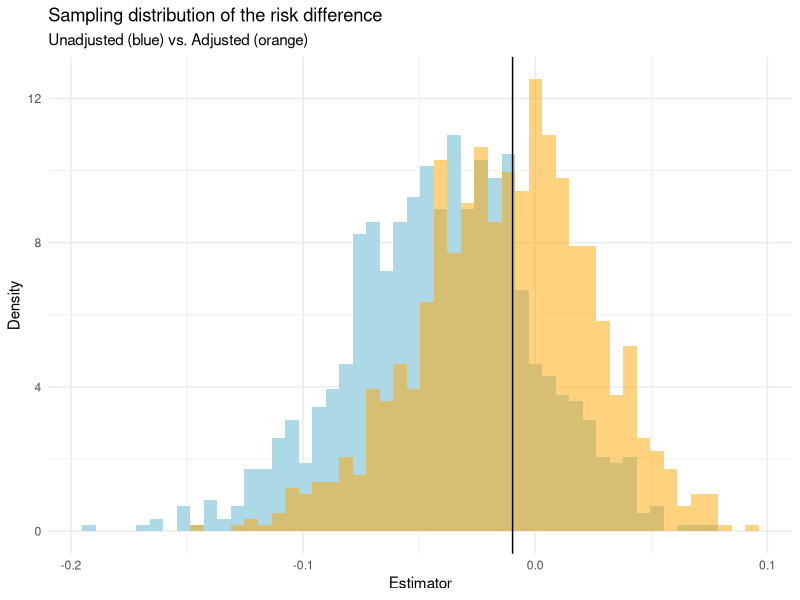
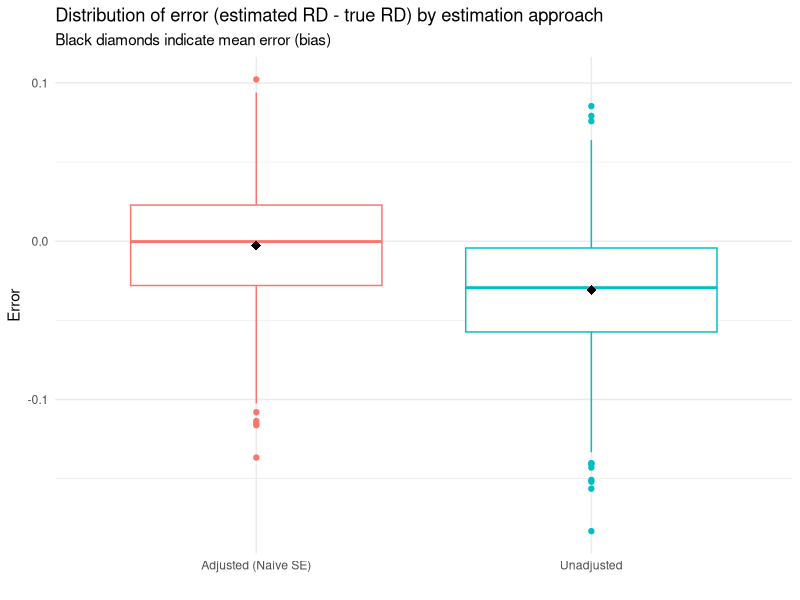
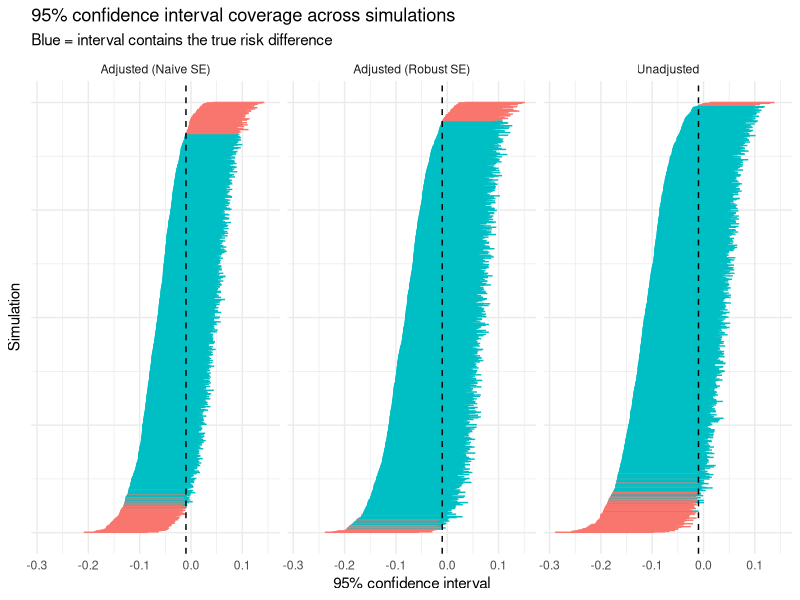

The R source for these figures, in order:
## ---- chunk 1
library(dplyr)
library(purrr)
library(ggplot2)
library(sandwich)
## ---- chunk 2
# The expit function is the inverse of the log-odds. It takes in a log-odds (x), 
# applies the inverse-logit function and returns a probability
expit <- function(x) {
  return(exp(x) / (1 + exp(x)))
}

# I'm also going to include the balancing intercept function in case we want to 
# change around any parameters and it needs to be re-derived
derive_intercept <- function(py, prob_prenatal, prob_smoke, 
                             or_smoke, or_prenatal){
  
  # marginal probability of treatment
  prob_prenatal <- prob_prenatal[1] * (1-prob_smoke) + prob_prenatal[2] * prob_smoke
  
  -log(1/py - 1) - or_prenatal*prob_prenatal - or_smoke*prob_smoke
}

## ---- chunk 3
dgm <- function(simid = 0,
                n = 500, 
                prob_smoke = 0.2,
                prob_prenatal = c(0.85, 0.65),
                or_prenatal = log(0.9),
                or_smoke = log(3),
                prob_preterm = 0.1){
  # Adding in a piece of code to dynamically get our intercept term. 
  y_intercept <- derive_intercept(py = prob_preterm, 
                                  prob_prenatal = prob_prenatal,
                                  prob_smoke = prob_smoke,
                                  or_smoke = or_smoke,
                                  or_prenatal = or_prenatal)
  dplyr::tibble(
    # Simulation number
    simid = simid,
    
    # Create 500 participants
    id = 1:n,
    
    # Randomly select smoking
    smoke = rbinom(n = n, size = 1, prob = prob_smoke),
    
    # Generate potential outcome under no treatment
    preterm_x0 = rbinom(n = n, size = 1, 
                        prob = expit(y_intercept + (or_smoke * smoke))),
    
    # Generate potential outcome under treatment
    preterm_x1 = rbinom(n = n, size = 1, 
                        prob = expit(y_intercept + (or_smoke * smoke) + or_prenatal)),
    
    # Generate observed treatment conditional on smoking
    p_prenatal = prob_prenatal[smoke + 1], # probability of prenatal based on smoking
    p_prenatal_margin = prob_prenatal[1]*(1-prob_smoke) + prob_prenatal[2]*(prob_smoke),
    prenatal = rbinom(n = n, size = 1, prob = p_prenatal),
    
    # Assign actual outcome conditional on observed treatment
    preterm = preterm_x0*(1-prenatal) + preterm_x1*(prenatal)
  )
  
}

## ---- chunk 4
# Set the random seed. It's good to use a relatively random starting number, not just 1234 or similar.
set.seed(57846) 
## ---- chunk 5
# Random sample for estimating the truth
truth <- dgm(n=10000000, prob_prenatal = c(0.85, 0.65), or_smoke = log(3)) # Make a sample of 10 million.
## ---- chunk 6
# Randomly sample 1,000 datasets of 500 people for the analysis
# Below code creates a list of length 1,000, each entry of the list holds a sampled dataset of 500.
data_repeat <- purrr::map(.x = 1:1000, dgm, n = 500, prob_prenatal = c(0.85, 0.65), or_smoke = log(3))
## ---- chunk 7
# Estimate the "true" RD using potential outcomes -- no complex analysis needed!
true1 <- mean(truth$preterm_x1) 
true0 <- mean(truth$preterm_x0)
true_rd <- true1 - true0

dplyr::tibble(
  Estimator = "Truth",
  `Risk prenatal` = true1,
  `Risk, no prenatal` = true0,
  `Risk Diff` = true_rd
) |> 
  dplyr::mutate(
    dplyr::across(-Estimator, \(x) round(100*x, 1))
  )
  
## ---- chunk 8
data_repeat <- purrr::map(data_repeat, 
                       function(x){
                         x |> 
                           dplyr::mutate(
                             # Numerator for the stabilized weight: marginal 
                             # probability of tretment
                             est_prenatal_margin = mean(prenatal)
                           ) |> 
                           dplyr::mutate(
                             # Known weights
                             ipw = if_else(prenatal == 1,
                                           p_prenatal_margin/p_prenatal, 
                                           p_prenatal_margin/(1-p_prenatal)),
                             # Estimating weights within smoking groups
                             .by = smoke
                             )
                         }
                       )
## ---- chunk 9
rds_ses <- purrr::map_dfr(
  data_repeat,
  function(x){
    unadj <- glm(preterm ~ prenatal, data = x, family = binomial(link = "identity"))
    adj_known <- glm(preterm ~ prenatal, data = x, 
                 weights = ipw, family = quasibinomial(link = "identity"))
    
    dplyr::tibble(
      estimator = c("Unadjusted", "Adjusted (Naive SE)", "Adjusted (Robust SE)"),
      # risk under no treatment
      r0 = c(coef(unadj)[1], coef(adj_known)[1], coef(adj_known)[1]),
      # extract risk different from the models
      rd = c(coef(unadj)[2], coef(adj_known)[2], coef(adj_known)[2]),
      # risk under treatment
      r1 = rd + r0,
      
      # extract the standard errors from the models
      se = c(sqrt(diag(vcov(unadj)))[2], 
             sqrt(diag(vcov(adj_known)))[2], 
             sqrt(diag(sandwich::vcovHC(adj_known)))[2])
    )
  }
) |> 
  dplyr::select(estimator, r0, r1, rd, se)
## ---- chunk 10
#| echo: false
rds_ses <- rds_ses |> 
  dplyr::mutate(
    # calculate error (estimated rd - true rd)
    error = rd - true_rd,
    # does the true rd fall within the estimated 95% CI?
    model_coverage = (true_rd >= (rd - 1.96*se)) &  (true_rd <= (rd + 1.96*se))
  )
## ---- chunk 11
measures <- rds_ses |> 
  dplyr::summarize(
    exp_r1 = mean(r1),
    exp_r0 = mean(r0),
    exp_rd = mean(rd),
    bias = mean(error),
    ese = sd(rd),
    ase = sqrt(mean(se^2)),
    model_coverage = mean(model_coverage),
    #sandwich_coverage = mean(sandwich_coverage), 
    .by = estimator
  )

measures |> 
  dplyr::mutate(
    across(.cols = -estimator, \(x) round(100*x, 1))
  ) |> 
  kableExtra::kable(col.names = c("Estimator", "Risk, prenatal", "Risk, no prenatal", "Risk Diff", "Bias", "ESE", "ASE", "95% CI Coverage"))
## ---- chunk 12
#| echo: false
rds_ses |> 
  dplyr::filter(estimator == "Unadjusted") |> 
  ggplot(aes(rd, after_stat(density))) +
  geom_histogram(bins = 50, fill = "lightblue") +
  geom_histogram(data = rds_ses[rds_ses$estimator == "Adjusted (Naive SE)",],
                 bins = 50, fill = "orange", alpha = 0.5) +
  theme_minimal() +
  geom_vline(xintercept = true_rd) +
  labs(
    title = "Sampling distribution of the risk difference",
    subtitle = "Unadjusted (blue) vs. Adjusted (orange)",
    x = "Estimator",
    y = "Density"
  )


## ---- chunk 13
#| echo: false
rds_ses |> 
  filter(estimator != "Adjusted (Robust SE)") |> 
  ggplot(aes(x = estimator, y = error, color = estimator)) +
  geom_boxplot(show.legend = F) +
  stat_summary(fun = mean, geom = "point", shape = 18, size = 3, color = "black") +
  theme_minimal() +
  labs(x = "",
       y = "Error",
       title = "Distribution of error (estimated RD - true RD) by estimation approach",
       subtitle = "Black diamonds indicate mean error (bias)")


## ---- chunk 14
rds_ses |> 
  dplyr::mutate(
    lcl = rd - 1.96*se,
    ucl = rd + 1.96*se
  ) |> 
  dplyr::arrange(lcl) |> 
  dplyr::mutate(id = row_number(), .by = estimator) |> 
  ggplot(aes(y = id, x = lcl, xend = ucl, color = model_coverage)) +
  geom_segment(show.legend = F) +
  geom_vline(xintercept = true_rd, linetype = "dashed") +
  facet_wrap(~estimator) +
  theme_minimal() +
  theme(axis.text.y = element_blank()) +
  labs(y = "Simulation", x = "95% confidence interval", 
       color = "",
       title = "95% confidence interval coverage across simulations",
       subtitle = "Blue = interval contains the true risk difference")
